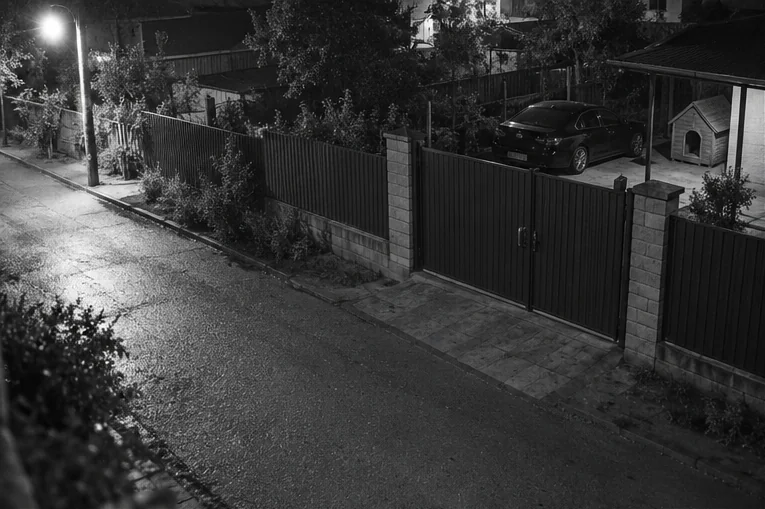
#> input picture detective/assets/img/c01/cam1.webp, 765 x 509 px, given in place of cam1.webp.webp, which was not available
$ python grid.py ../assets/img/c01/cam1.webp ../assets/img/c01/cam2.webp
#> lines starting #> are read from the running program, lines starting #| are printed output that depends on the picture
# Сетка поверх картинки для разметки точек осмотра: линии через 5%, подписи в долях.
# python detective/tools/grid.py c01/yard out.jpg
import sys, os
from PIL import Image, ImageDraw, ImageFont
ROOT = os.path.dirname(os.path.dirname(os.path.abspath(__file__)))
key, out = sys.argv[1], sys.argv[2]
im = Image.open(os.path.join(ROOT, 'assets', 'img', key + '.webp')).convert('RGB')
#> im is the input picture: PIL image 765x509 RGB; mean R, G, B 56.7, 56.8, 56.7
W, H = im.size
#> W = 765; H = 509
d = ImageDraw.Draw(im)
try: f = ImageFont.truetype('arial.ttf', 16)
except Exception: f = ImageFont.load_default()
for i in range(1, 20):
    x = W * i / 20; y = H * i / 20
    c = (255, 255, 0) if i % 2 == 0 else (0, 255, 255)
    d.line([(x, 0), (x, H)], fill=c, width=1)
    d.line([(0, y), (W, y)], fill=c, width=1)
    if i % 2 == 0:
        d.text((x + 2, 2), f'{i/20:.1f}', fill=c, font=f)
        d.text((2, y + 2), f'{i/20:.1f}', fill=c, font=f)
im.save(out, quality=85)
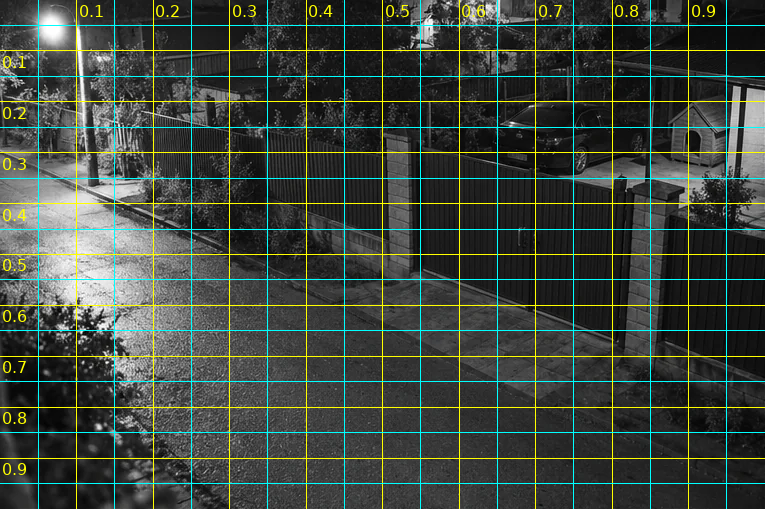
#> saved as cam2.webp: PIL image 765x509 RGB; mean R, G, B 61.4, 69.6, 61.3

$ run again, on detective/assets/img/c02/cam.webp
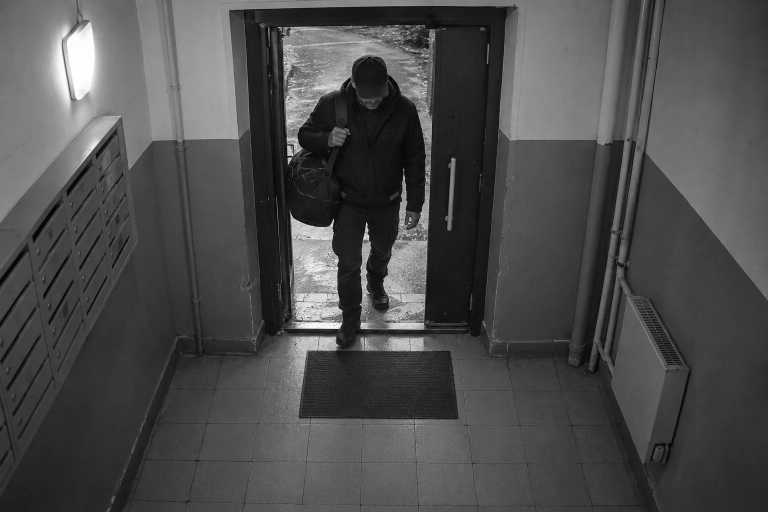
#> input picture detective/assets/img/c02/cam.webp, 1536 x 1024 px, given in place of cam.webp.webp, which was not available (shown at 1/2 size)
#> im is the input picture: PIL image 1536x1024 RGB; mean R, G, B 76.2, 76.1, 76.1
#> `im.save(out, quality=85)`:
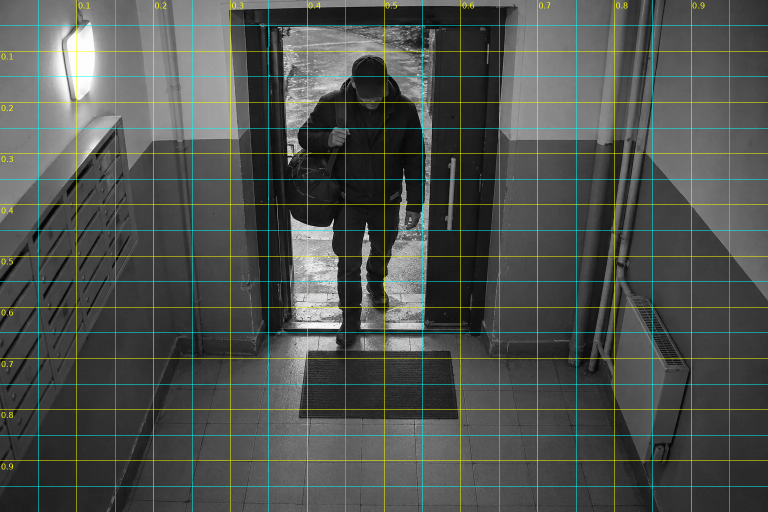
#> saved as cam.webp: PIL image 1536x1024 RGB (shown at 1/2 size); mean R, G, B 77.7, 81.8, 77.9

$ run again, on detective/assets/img/c03/bus.webp
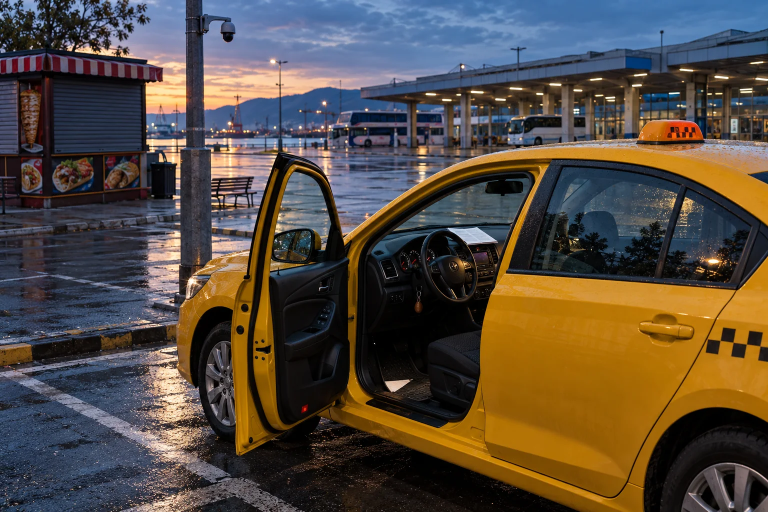
#> input picture detective/assets/img/c03/bus.webp, 1536 x 1024 px, given in place of bus.webp.webp, which was not available (shown at 1/2 size)
#> im is the input picture: PIL image 1536x1024 RGB; mean R, G, B 86, 75.5, 64.4
#> `im.save(out, quality=85)`:
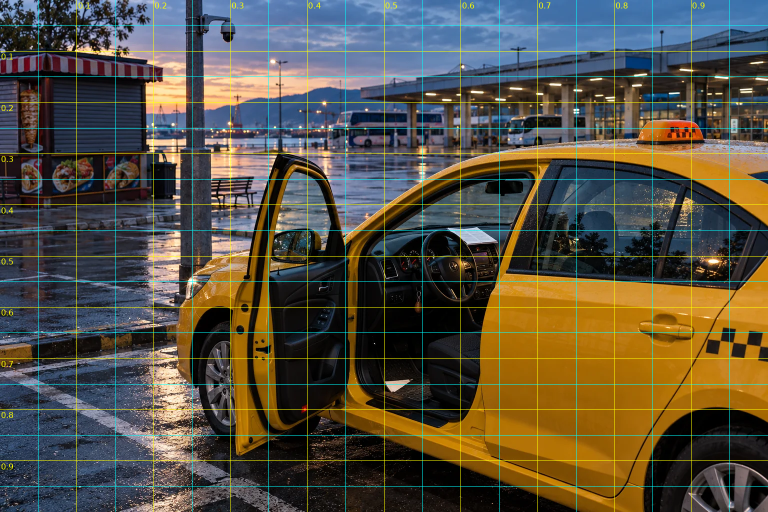
#> saved as bus.webp: PIL image 1536x1024 RGB (shown at 1/2 size); mean R, G, B 87.1, 81.1, 66.5

$ run again, on detective/assets/img/c03/cam1.webp
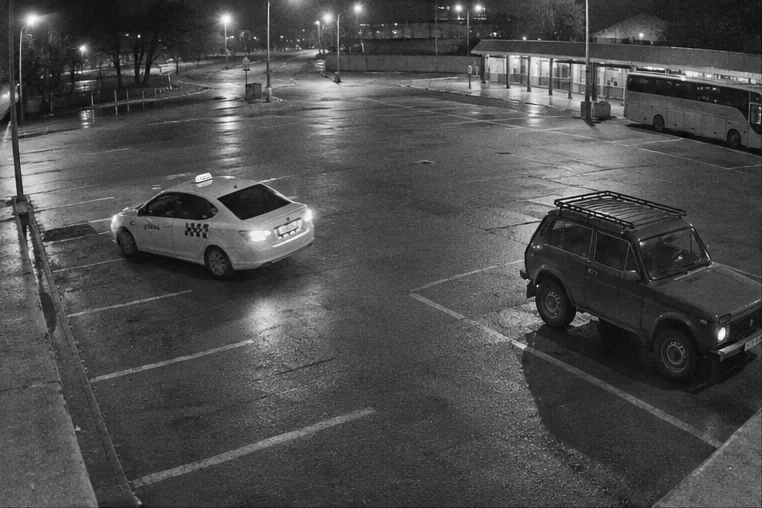
#> input picture detective/assets/img/c03/cam1.webp, 762 x 508 px, given in place of cam1.webp.webp, which was not available
#> im is the input picture: PIL image 762x508 RGB; mean R, G, B 75.8, 75.8, 75.8
#> `im.save(out, quality=85)`:
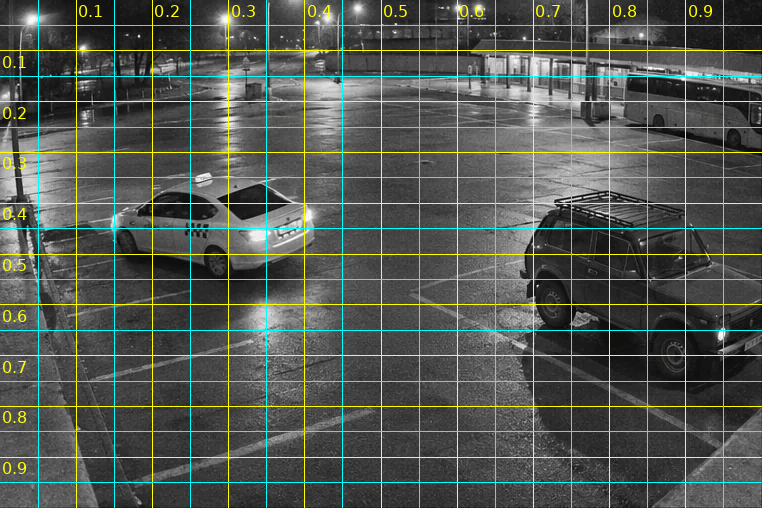
#> saved as cam1.webp: PIL image 762x508 RGB; mean R, G, B 79.2, 87.4, 79.1
